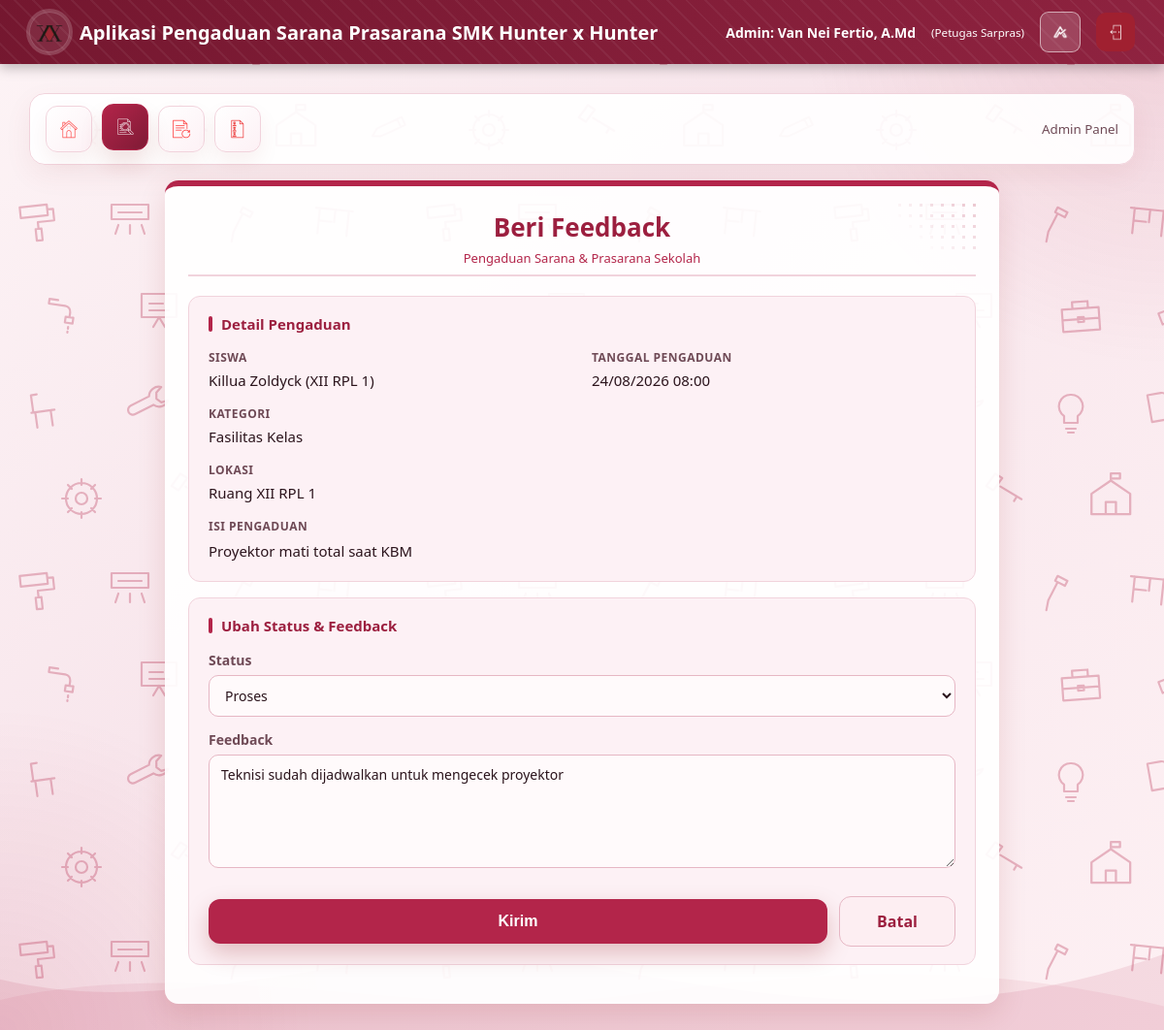
Screenshot of /CONTROLLERS/c_feedback_admin.php?id=401&aspirasi_page=1&dari_halaman=list (signed in) with the database file from the repository.
### tables this page shows
CREATE TABLE `input_aspirasi` (
  `id_input` int(5) NOT NULL,
  `nis` int(10) NOT NULL,
  `id_kategori` int(5) NOT NULL,
  `lokasi` varchar(50) NOT NULL,
  `ket` varchar(255) NOT NULL,
  `tgl_pelaporan` datetime DEFAULT current_timestamp()
);

CREATE TABLE `siswa` (
  `nis` int(10) NOT NULL,
  `nama_siswa` varchar(100) NOT NULL,
  `kelas` varchar(15) NOT NULL,
  `jurusan` varchar(50) NOT NULL,
  `jenis_kelamin` enum('L','P') NOT NULL,
  `password` varchar(255) NOT NULL,
  `created_at` timestamp NOT NULL DEFAULT current_timestamp()
);

CREATE TABLE `kategori` (
  `id_kategori` int(5) NOT NULL,
  `ket_kategori` varchar(30) NOT NULL,
  `deskripsi` text DEFAULT NULL
);

CREATE TABLE `aspirasi` (
  `id_aspirasi` int(5) NOT NULL,
  `id_input` int(5) NOT NULL,
  `status` enum('Menunggu','Proses','Selesai') DEFAULT 'Menunggu',
  `id_kategori` int(5) NOT NULL,
  `feedback` text DEFAULT NULL,
  `id_admin` int(5) DEFAULT NULL,
  `updated_at` datetime DEFAULT NULL ON UPDATE current_timestamp()
);

### CONTROLLERS/c_feedback_admin.php (called while the page is built, shortened)
<?php
require_once '../MODELS/m_koneksi.php';
require_once '../MODELS/m_aspirasi.php';
$modelAspirasi = new M_Aspirasi($conn);
function urlDaftarAspirasi($halaman, $dari = 'list', $filterQuery = '') {
    $q = $filterQuery;
    return ($dari === 'histori' ? 'c_histori_aspirasi_admin.php' : 'c_list_aspirasi_admin.php') . ($q !== '' ? '?' . $q : '');
}
function bacaAsal($src) {
    $dari = ($src['dari_halaman'] ?? '') === 'histori' ? 'histori' : 'list';
    return [$dari, M_Aspirasi::filterQuery(M_Aspirasi::bacaFilter($src))];
}
$id_input = (int)($_GET['id'] ?? 0);
$aspirasiPage = max(1, (int)($_GET['aspirasi_page'] ?? 1));
[$dari, $filterQuery] = bacaAsal($_GET);
$detail = $id_input > 0 ? $modelAspirasi->getAspirasiById($id_input) : null;
$batalUrl = urlDaftarAspirasi($aspirasiPage, $dari, $filterQuery);
$nama_admin = $_SESSION['nama_admin'] ?? 'Admin';
$role_admin = $_SESSION['role_admin'] ?? 'Admin';
require_once '../VIEWS/v_form_feedback_admin.php';
?>

### MODELS/m_aspirasi.php (called while the page is built, shortened)
<?php
class M_Aspirasi {
    private $db;
    public function __construct($koneksi) {
        $this->db = $koneksi;
    }
    public static function bacaFilter(array $src) {
        $periode = (string)($src['periode'] ?? 'semua');
        $tanggal = function ($v) {
            $v = trim((string)$v);
            $d = DateTime::createFromFormat('!Y-m-d', $v);
            return ($d && $d->format('Y-m-d') === $v) ? $v : '';
        };
        $dari = $tanggal($src['dari'] ?? '');
        $sampai = $tanggal($src['sampai'] ?? '');
        if ($periode !== 'custom') {
            $dari = '';
            $sampai = '';
        }
        return [
            'periode'  => $periode,
            'dari'     => $dari,
            'sampai'   => $sampai,
            'kategori' => max(0, (int)($src['kategori'] ?? 0)),
            'nama'     => mb_substr(trim((string)($src['nama'] ?? '')), 0, 100),
            'kelas'    => mb_substr(trim((string)($src['kelas'] ?? '')), 0, 15),
        ];
    }
    public static function filterQuery(array $filter) {
        $q = [];
        return http_build_query($q);
    }
    public function getAspirasiById($id_input) {
        $query = "SELECT i.id_input, i.nis, i.lokasi, i.ket, i.tgl_pelaporan,
                         k.ket_kategori,
                         COALESCE(a.status, 'Menunggu') AS status,
                         a.feedback,
                         a.updated_at AS tgl_feedback,
                         s.nama_siswa, s.kelas
                  FROM input_aspirasi i
                  JOIN kategori k ON i.id_kategori = k.id_kategori
                  JOIN siswa s ON i.nis = s.nis
                  LEFT JOIN aspirasi a ON i.id_input = a.id_input
                  WHERE i.id_input = ?
                  LIMIT 1";
        $stmt = mysqli_prepare($this->db, $query);
        $id_input = (int)$id_input;
        mysqli_stmt_bind_param($stmt, 'i', $id_input);
        if (!mysqli_stmt_execute($stmt)) {
            mysqli_stmt_close($stmt);
            return null;
        }
        $row = mysqli_fetch_assoc(mysqli_stmt_get_result($stmt)) ?: null;
        return $row;
    }
}
?>

### VIEWS/v_form_feedback_admin.php (the view, shortened to what this page needs)
<!DOCTYPE html>
<html lang="id">
<head>
    <link rel="stylesheet" href="../CSS/01-warna-dan-font.css?v=<?= @filemtime(__DIR__ . '/../CSS/01-warna-dan-font.css') ?>">
    <link rel="stylesheet" href="../CSS/02-navbar-atas.css?v=<?= @filemtime(__DIR__ . '/../CSS/02-navbar-atas.css') ?>">
    <link rel="stylesheet" href="../CSS/03-form-dan-tombol.css?v=<?= @filemtime(__DIR__ . '/../CSS/03-form-dan-tombol.css') ?>">
    <link rel="stylesheet" href="../CSS/04-tabel-dan-badge.css?v=<?= @filemtime(__DIR__ . '/../CSS/04-tabel-dan-badge.css') ?>">
    <link rel="stylesheet" href="../CSS/05-admin-dan-dashboard.css?v=<?= @filemtime(__DIR__ . '/../CSS/05-admin-dan-dashboard.css') ?>">
    <link rel="stylesheet" href="../CSS/06-detail-pengaduan.css?v=<?= @filemtime(__DIR__ . '/../CSS/06-detail-pengaduan.css') ?>">
    <link rel="stylesheet" href="../CSS/08-responsif-dan-hiasan.css?v=<?= @filemtime(__DIR__ . '/../CSS/08-responsif-dan-hiasan.css') ?>">
</head>
<body class="dashboard-page">
    <div class="navbar">
        <div class="brand">
            <img class="logo" src="../ASSETS/logo_sekolah_temagelap.png" alt="Logo Sekolah">
            <span>Aplikasi Pengaduan Sarana Prasarana SMK Hunter x Hunter</span>
        </div>
        <div class="user-info">
            <span class="role-name">
                Admin:
                <?= htmlspecialchars($nama_admin) ?>
            </span>
            <small>
                (<?= htmlspecialchars($role_admin) ?>)
            </small>
            <button type="button" class="theme-toggle" data-theme-toggle aria-label="Ganti tema"></button>
            <a
                class="btn-logout"
                href="../CONTROLLERS/c_logout.php"
                title="Logout"
            >
                <img src="../ASSETS/logout.png" alt="Logout">
            </a>
        </div>
    </div>
    <div class="container">
<div class="admin-nav">
                <div class="menu">
                    <a
                        class=""
                        href="../CONTROLLERS/c_beranda_admin.php"
                        title="Dashboard"
                    >
                        <img src="../ASSETS/logo_dashboard.png" alt="Dashboard" style="width:24px;height:24px;object-fit:contain;display:block;">
                    </a>
                    <a
                        class="<?= $dari === 'histori' ? '' : 'active' ?>"
                        href="../CONTROLLERS/c_list_aspirasi_admin.php"
                        title="List Aspirasi"
                    >
                        <img src="../ASSETS/detail_aspirasi.png" alt="List Aspirasi">
                    </a>
                    <a
                        class="<?= $dari === 'histori' ? 'active' : '' ?>"
                        href="../CONTROLLERS/c_histori_aspirasi_admin.php"
                        title="Histori Aspirasi"
                    >
                        <img src="../ASSETS/historiaspirasi.png" alt="Histori Aspirasi">
                    </a>
                    <a
                        class=""
                        href="../CONTROLLERS/c_list_siswa_admin.php"
                        title="List Siswa"
                    >
                        <img src="../ASSETS/datasiswa.png" alt="List Siswa">
                    </a>
                </div>
                <small>Admin Panel</small>
            </div>
            <?php
            $statusSekarang = $detail['status'] ?? 'Menunggu';
            $tglLapor = date('d/m/Y H:i', strtotime($detail['tgl_pelaporan']));
            ?>
            <div class="card detail-card">
                <h3>Beri Feedback</h3>
                <section class="detail-section" aria-labelledby="judul-info">
                    <h4 class="detail-section-title" id="judul-info">Detail Pengaduan</h4>
                    <dl class="detail-grid">
                        <div class="detail-item">
                            <dt>Siswa</dt>
                            <dd>
                                <?= htmlspecialchars($detail['nama_siswa'] ?? '-') ?>
                                (<?= htmlspecialchars($detail['kelas'] ?? '-') ?>)
                            </dd>
                        </div>
                        <div class="detail-item">
                            <dt>Tanggal Pengaduan</dt>
                            <dd><?= htmlspecialchars($tglLapor) ?></dd>
                        </div>
                        <div class="detail-item detail-item-full">
                            <dt>Kategori</dt>
                            <dd><?= htmlspecialchars($detail['ket_kategori'] ?? '-') ?></dd>
                        </div>
                        <div class="detail-item detail-item-full">
                            <dt>Lokasi</dt>
                            <dd><?= htmlspecialchars($detail['lokasi'] ?? '-') ?></dd>
                        </div>
                        <div class="detail-item detail-item-full">
                            <dt>Isi Pengaduan</dt>
                            <dd class="detail-text"><?= htmlspecialchars($detail['ket'] ?? '-') ?></dd>
                        </div>
                    </dl>
                </section>
                <section class="detail-section" aria-labelledby="judul-feedback">
                    <h4 class="detail-section-title" id="judul-feedback">Ubah Status &amp; Feedback</h4>
                    <form action="../CONTROLLERS/c_feedback_admin.php" method="POST" autocomplete="off">
                        <div class="form-group">
                            <label for="status">Status</label>
                            <select id="status" name="status" required>
                                <?php foreach (['Menunggu', 'Proses', 'Selesai'] as $opsi): ?>
                                    <option value="<?= $opsi ?>" <?= $statusSekarang === $opsi ? 'selected' : '' ?>>
                                        <?= $opsi ?>
                                    </option>
                                <?php endforeach; ?>
                            </select>
                        </div>
                        <div class="form-group">
                            <label for="feedback">Feedback</label>
                            <textarea
                                id="feedback"
                                name="feedback"
                                rows="5"
                                placeholder="Tulis feedback untuk siswa..."
                            ><?= htmlspecialchars($detail['feedback'] ?? '') ?></textarea>
                        </div>
                        <div class="form-action-row">
                            <button type="submit" class="btn-submit btn-submit-compact">Kirim</button>
                            <a class="btn-cancel" href="../CONTROLLERS/<?= htmlspecialchars($batalUrl) ?>">Batal</a>
                        </div>
                    </form>
                </section>
            </div>
    </div>
</body>
</html>

### CSS/02-navbar-atas.css (style rules this page uses)
.navbar { background: linear-gradient(135deg, var(--navbar-1), var(--navbar-2)); color: #ffffff; padding: 12px 30px; display: flex; justify-content: space-between; align-items: center; box-shadow: 0 4px 12px rgba(0, 0, 0, 0.25); width: 100%; position: sticky; top: 0; left: 0; z-index: 1000; margin: 0; border-radius: 0; }
.brand { display: flex; align-items: center; gap: 10px; font-size: 20px; font-weight: bold; color: #ffffff; }
.logo { width: 42px; height: 42px; border-radius: 50%; background: rgba(255, 255, 255, 0.08); border: 1px solid rgba(255, 255, 255, 0.2); color: var(--brand); display: flex; align-items: center; justify-content: center; font-size: 24px; object-fit: contain; padding: 4px; }
.user-info { display: flex; align-items: center; gap: 16px; font-size: 14px; color: #ffffff; }
.role-name, .user-info .role-name { font-weight: 700; }
.btn-logout { background: #a02030; color: #ffffff; padding: 8px 16px; border-radius: 8px; font-weight: bold; text-decoration: none; transition: 0.2s; }
.admin-nav { background: var(--bg-surface-alt); border-radius: 16px; padding: 12px 16px; margin-bottom: 16px; display: flex; align-items: center; justify-content: space-between; gap: 14px; box-shadow: 0 10px 30px var(--shadow-sm); border: 1px solid var(--border); color: var(--teks-medium); }
.admin-nav .menu { display: flex; align-items: center; gap: 10px; flex-wrap: wrap; }
.admin-nav .menu a { text-decoration: none; background: var(--bg-panel); color: var(--teks-medium); font-weight: 700; padding: 10px 16px; border-radius: 12px; border: 1px solid var(--border-strong); transition: 0.2s; display: inline-flex; align-items: center; gap: 8px; white-space: nowrap; }
.admin-nav .menu a.active, .admin-nav .menu a:hover { background: var(--brand); color: #ffffff; border-color: var(--brand); }
.navbar { color: #fff; }
.navbar .brand, .navbar .user-info, .navbar .role-name, .navbar .user-info small { color: #fff; }
.navbar .theme-toggle { background: rgba(255,255,255,.16); border-color: rgba(255,255,255,.55); }

### CSS/03-form-dan-tombol.css (style rules this page uses)
label { display: block; margin-bottom: 6px; font-weight: 600; color: var(--teks-medium); font-size: 14px; }
input, select, textarea { width: 100%; padding: 10px 12px; border-radius: 10px; border: 1.5px solid var(--border-strong); background: var(--bg-input); font-size: 14px; color: var(--teks); font-family: inherit; box-sizing: border-box; }
textarea { min-height: 80px; resize: vertical; }
input::placeholder, textarea::placeholder { color: var(--teks-medium); opacity: 0.7; }
.login-btn, .button-submit, .btn-submit { width: 100%; padding: 14px; background: var(--brand); color: #ffffff; border: none; font-size: 16px; font-weight: bold; border-radius: 12px; cursor: pointer; transition: 0.3s; box-shadow: 0 10px 25px var(--shadow-lg); }
h3 { text-align: center; color: var(--accent-text); font-size: 26px; margin-bottom: 25px; }
h3::after { content: "Pengaduan Sarana & Prasarana Sekolah"; display: block; font-size: 13px; color: var(--brand); margin-top: 5px; font-weight: normal; }
.form-group { margin-bottom: 18px; }
.form-action-row { display: flex; align-items: center; gap: 12px; margin-top: 24px; }
.btn-submit-compact { flex: 1; width: auto; margin-top: 0; }
.btn-cancel { display: inline-flex; align-items: center; justify-content: center; min-width: 120px; padding: 14px 18px; border-radius: 12px; border: 1px solid var(--border-strong); background: var(--cancel-bg); color: var(--accent-text); text-decoration: none; font-weight: 700; transition: 0.3s ease; }
.theme-toggle { border: 1px solid rgba(255, 255, 255, .4); background: rgba(255, 255, 255, .12); color: #fff; border-radius: 9px; width: 42px; height: 42px; padding: 8px; display: inline-flex; align-items: center; justify-content: center; cursor: pointer; transition: 0.2s ease; }

### rows the page displays
input_aspirasi: nis.nama_siswa "Killua Zoldyck", nis.kelas "XII RPL 1", tgl_pelaporan "24/08/2026 08:00", id_kategori.ket_kategori "Fasilitas Kelas", lokasi "Ruang XII RPL 1", ket "Proyektor mati total saat KBM", feedback "Teknisi sudah dijadwalkan untuk mengecek proyektor"

### other values shown
$nama_admin "Van Nei Fertio, A.Md"
$role_admin "Petugas Sarpras"
form field status "Proses"
